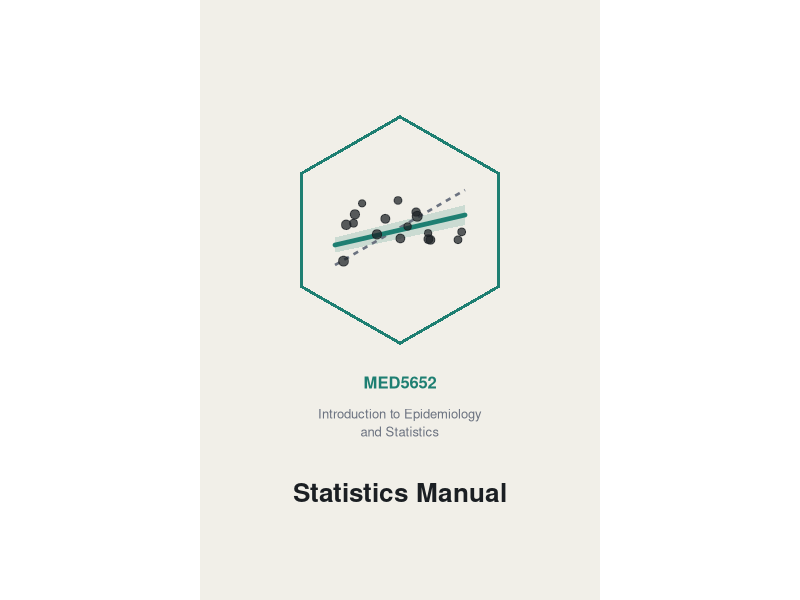

Generate this figure with R:
# Generates images/cover.png: the book cover for MED5652 IES Stats Manual.
# One-off build utility, not sourced by any chapter. Re-run after design changes.

library(ggplot2)
library(tibble)

bg     <- "#F1EFE8"
ink    <- "#1B1F23"
muted  <- "#6B7280"
accent <- "#1E7F72"

# canvas is 8 x 12 (2:3), y increases upward
hex_pts <- function(cx, cy, w, h) {
  tibble(
    x = cx + c(0,  w / 2,  w / 2, 0, -w / 2, -w / 2),
    y = cy + c(h / 2, h / 4, -h / 4, -h / 2, -h / 4, h / 4)
  )
}

hex_cx <- 4
hex_cy <- 7.4
hex_w  <- 4
hex_h  <- hex_w / 0.87

outer_hex <- hex_pts(hex_cx, hex_cy, hex_w, hex_h)
inner_hex <- hex_pts(hex_cx, hex_cy, hex_w * 0.97, hex_h * 0.97)

band <- tibble(
  x = c(2.7, 5.3, 5.3, 2.7),
  y = hex_cy + c(-0.15, 0.5, 0.1, -0.45)
)

crude_line <- tibble(x = c(2.7, 5.3), y = hex_cy + c(-0.7, 0.8))
adjusted_line <- tibble(x = c(2.7, 5.3), y = hex_cy + c(-0.3, 0.3))

# randomly jittered, not hand-placed, so the cloud reads as real data rather
# than points laid neatly along a line. Centred on the adjusted (flatter)
# line's trend, deliberately: the crude line runs steeper than the cloud
# actually supports, which is the whole point of showing both.
set.seed(20260724)
n_pts <- 17
scatter_x <- runif(n_pts, 2.6, 5.4)
adjusted_slope <- diff(adjusted_line$y) / diff(adjusted_line$x)
scatter_trend <- adjusted_line$y[1] + adjusted_slope * (scatter_x - adjusted_line$x[1])
scatter <- tibble(
  x = scatter_x,
  y = pmin(pmax(scatter_trend + rnorm(n_pts, 0, 0.38), hex_cy - 1.05), hex_cy + 1.05),
  size = runif(n_pts, 2.1, 3.1)
)

p <- ggplot() +
  geom_polygon(data = outer_hex, aes(x, y), fill = accent) +
  geom_polygon(data = inner_hex, aes(x, y), fill = bg) +
  geom_polygon(data = band, aes(x, y), fill = accent, alpha = 0.18) +
  geom_line(data = crude_line, aes(x, y), colour = muted, linewidth = 0.9,
            linetype = "22") +
  geom_line(data = adjusted_line, aes(x, y), colour = accent, linewidth = 1.6,
            lineend = "round") +
  geom_point(data = scatter, aes(x, y, size = size), colour = ink, alpha = 0.72) +
  scale_size_identity() +
  # Three lines, smallest to biggest, top to bottom: the course code, the
  # course name (wrapped to two lines, or it runs wider than the canvas),
  # and "Statistics Manual" as the headline the cover's built around, since
  # that's the book's own title now (renamed from "Introduction to
  # Statistics", 2026-09-23; see root CLAUDE.md's Numbering and title
  # conventions section). Y-positions are chosen fresh for this three-line
  # shape, not inherited from the old four-slot layout.
  annotate("text", x = 4, y = 4.35, label = "MED5652",
           colour = accent, size = 4.2, fontface = "bold", family = "sans") +
  annotate("text", x = 4, y = 3.55,
           label = "Introduction to Epidemiology\nand Statistics",
           colour = muted, size = 3.3, family = "sans", lineheight = 1.15) +
  annotate("text", x = 4, y = 2.15, label = "Statistics Manual",
           colour = ink, size = 6.6, fontface = "bold", family = "sans") +
  coord_fixed(ratio = 1, xlim = c(0, 8), ylim = c(0, 12), expand = FALSE) +
  theme_void() +
  theme(
    plot.background = element_rect(fill = bg, colour = NA),
    panel.background = element_rect(fill = bg, colour = NA)
  )

if (!dir.exists("images")) dir.create("images")
ggsave("images/cover.png", p, width = 4, height = 6, dpi = 300, bg = bg)
